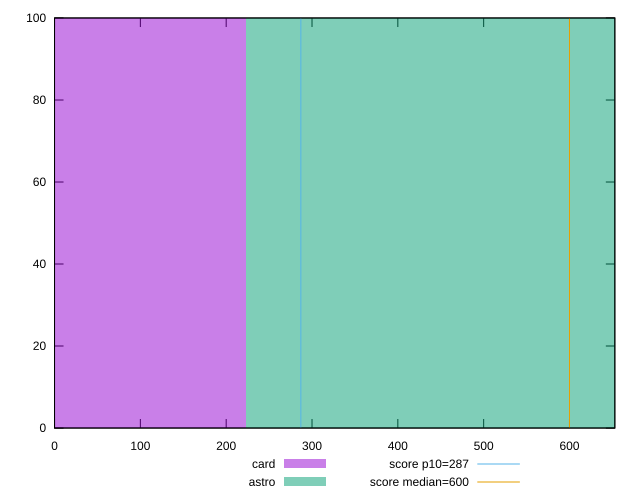

Source code (gnuplot):
reset

$card <<EOF
0 100
EOF

$astro <<EOF
446.01494296839485 100
EOF

set key outside below
set boxwidth 446.01494296839485
set xrange [0:652.8240000000017]
set yrange [0:100]
set trange [0:100]
set style fill transparent solid 0.5 noborder

set parametric
set terminal svg size 640, 500 enhanced background rgb 'white'
set output "reports/report_00031_2021-02-24T23-18-18.084Z/total-blocking-time/comparison/histogram/2_vs_3.svg"

plot $card title "card" with boxes, \
     $astro title "astro" with boxes, \
     287,t title "score p10=287", \
     600,t title "score median=600"

reset
